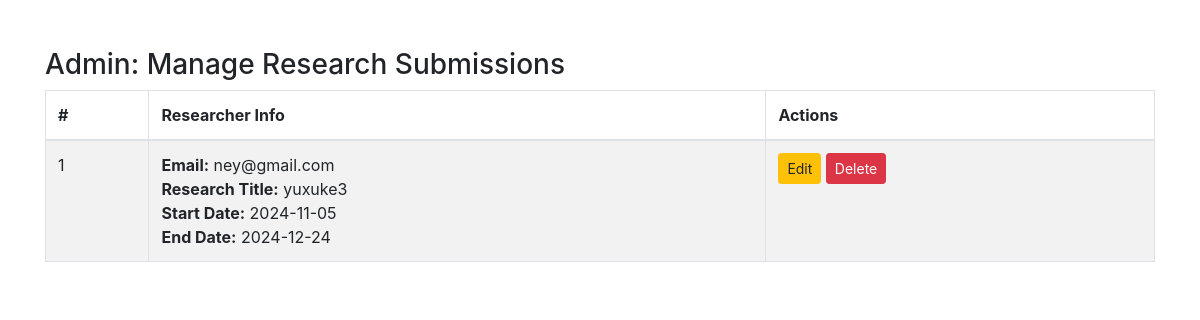
Page /senaraikajianadmin.php?researcher_id=17 (signed in) on the committed database.
### tables this page shows
CREATE TABLE `researcher` (
  `researcher_id` int(11) NOT NULL,
  `name` varchar(100) NOT NULL,
  `phone` varchar(15) DEFAULT NULL,
  `email` varchar(100) NOT NULL,
  `fakulti` varchar(100) DEFAULT NULL,
  `info` varchar(20) DEFAULT NULL,
  `institusi` varchar(30) DEFAULT NULL,
  `password` varchar(50) NOT NULL,
  `no_daftar` varchar(50) NOT NULL,
  `jenis_permohonan` varchar(20) DEFAULT NULL,
  `kategori` varchar(20) DEFAULT NULL,
  `no_matriks` varchar(20) DEFAULT NULL,
  `tarikh_lahir` date DEFAULT NULL,
  `jantina` varchar(10) DEFAULT NULL,
  `kewarganegaraan` varchar(50) DEFAULT NULL,
  `pembiayaan` varchar(20) DEFAULT NULL,
  `profile_picture` varchar(255) DEFAULT NULL
);

CREATE TABLE `research` (
  `research_id` int(11) NOT NULL,
  `research_code` varchar(50) NOT NULL,
  `research_category` varchar(20) DEFAULT NULL,
  `research_title` varchar(100) NOT NULL,
  `budget` decimal(10,2) DEFAULT NULL,
  `status` varchar(20) DEFAULT NULL,
  `start_date` date DEFAULT NULL,
  `end_date` date DEFAULT NULL,
  `research_period` int(11) DEFAULT NULL,
  `balance_day` int(11) DEFAULT NULL,
  `researcher_id` int(11) DEFAULT NULL
);

### senaraikajianadmin.php (the view, shortened to what this page needs)
<?php
include 'config.php';
$isAdmin = ($_SESSION['role'] === 'admin');
$researcher_id = $isAdmin && isset($_GET['researcher_id']) ? $_GET['researcher_id'] : ($_SESSION['user_id'] ?? null);
$data = [];
if ($researcher_id) {
    $query = "
        SELECT
            r.email, r.jenis_permohonan, r.kategori, r.no_matriks, r.tarikh_lahir, r.jantina,
            r.kewarganegaraan, r.pembiayaan,
            p.kategoripengajian, p.peringkatpengajian, p.universiti, p.alamat, p.poskod, p.negeri, p.jabatan, p.kursuspengajian,
            s.namapenyelia, s.jawatan, s.universiti AS penyelia_universiti, s.nophone, s.emailpenyelia AS penyelia_email,
            re.research_code, re.research_category, re.research_title, re.budget, re.status, re.start_date, re.end_date, re.research_period, re.balance_day,
            pm.accept_date, pm.appoint_date, pm.sign_date, pm.accept_letter, pm.appoint_letter, pm.sign
        FROM researcher r
        LEFT JOIN pengajian p ON r.researcher_id = p.researcher_id
        LEFT JOIN penyelia s ON r.researcher_id = s.researcher_id
        LEFT JOIN research re ON r.researcher_id = re.researcher_id
        LEFT JOIN permission pm ON r.researcher_id = pm.researcher_id
        WHERE r.researcher_id = ?
    ";
    $stmt = $conn->prepare($query);
    $stmt->bind_param("i", $researcher_id);
    $stmt->execute();
    $result = $stmt->get_result();
    while ($row = $result->fetch_assoc()) {
        $data[] = $row;
    }
}
?>
<!DOCTYPE html>
<html lang="en">
<head>
    <link href="https://cdn.jsdelivr.net/npm/bootstrap@4.5.2/dist/css/bootstrap.min.css" rel="stylesheet">
</head>
<body>
    <div class="container mt-5">
        <h3>Admin: Manage Research Submissions</h3>
<div class="table-responsive">
            <table class="table table-striped table-bordered">
                <thead>
                    <tr>
                        <th>#</th>
                        <th>Researcher Info</th>
                        <th>Actions</th>
                    </tr>
                </thead>
                <tbody>
                    <?php if (!empty($data)): ?>
                        <?php foreach ($data as $index => $row): ?>
                            <tr>
                                <td><?php echo $index + 1; ?></td>
                                <td>
                                    <strong>Email:</strong> <?php echo htmlspecialchars($row['email'] ?? 'N/A'); ?><br>
                                    <strong>Research Title:</strong> <?php echo htmlspecialchars($row['research_title'] ?? 'N/A'); ?><br>
                                    <strong>Start Date:</strong> <?php echo htmlspecialchars($row['start_date'] ?? 'N/A'); ?><br>
                                    <strong>End Date:</strong> <?php echo htmlspecialchars($row['end_date'] ?? 'N/A'); ?><br>
                                </td>
                                <td>
                                    <a href="borangpermohonan.php?researcher_id=<?php echo htmlspecialchars($row['researcher_id'] ?? ''); ?>" class="btn btn-sm btn-warning">Edit</a>
                                    <form method="POST" style="display:inline-block;">
                                        <button type="submit" name="delete" class="btn btn-sm btn-danger">Delete</button>
                                    </form>
                                </td>
                            </tr>
                        <?php endforeach; ?>
                    <?php else: ?>
                        <tr>
                            <td colspan="3">No records found.</td>
                        </tr>
                    <?php endif; ?>
                </tbody>
            </table>
        </div>
    </div>
</body>
</html>

### rows in the picture
researcher: email "ney@gmail.com", research.research_title "yuxuke3", research.start_date "2024-11-05", research.end_date "2024-12-24"
